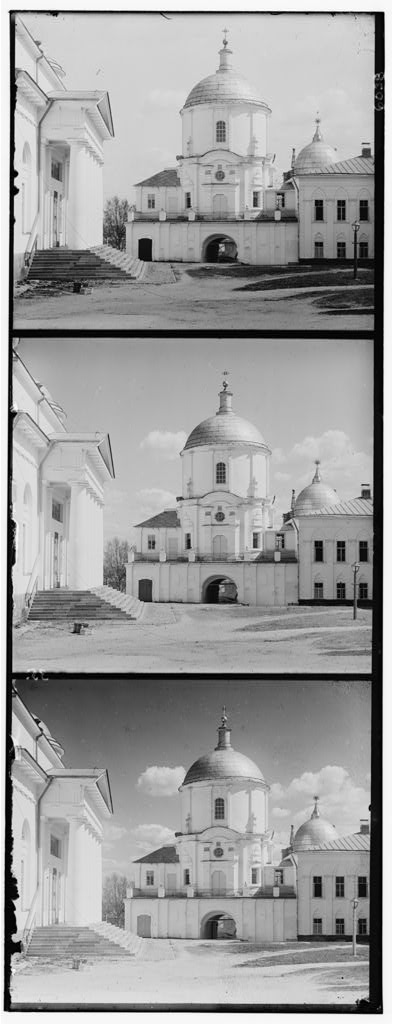
#> input picture 01112v.jpg, 393 x 1024 px
$ python main.py
#> lines starting #> are read from the running program, lines starting #| are printed output that depends on the picture

import os
import cv2
import numpy as np
import matplotlib; matplotlib.use('agg')
import matplotlib.pyplot as plt
# from util import generate_gif, renderCube


def split_triptych(trip):
    """
    Split a triptych into thirds
    Input:  trip: a triptych (H x W matrix)
    Output: R, G, B martices
    """
    # TODO: Split a triptych into thirds and
    # return three channels as numpy arrays

    height, width = trip.shape

    # calculate the height of each image
    third_height = height // 3

    # top third, B
    B = trip[0:third_height, :]
    # middle third, G
    G = trip[third_height:2 * third_height, :]
    # bottom third, R
    R = trip[2 * third_height:3 * third_height, :]

    return R, G, B


def normalized_cross_correlation(ch1, ch2):
    """
    Calculates similarity between 2 color channels
    Input:  ch1: channel 1 matrix
            ch2: channel 2 matrix
    Output: normalized cross correlation (scalar)
    """
    ch1_flattened = ch1.flatten()
    ch2_flattened = ch2.flatten()

    ch1_normalized = ch1_flattened / np.linalg.norm(ch1_flattened)
    ch2_normalized = ch2_flattened / np.linalg.norm(ch2_flattened)

    normalized_cc = np.dot(ch1_normalized, ch2_normalized)
    return normalized_cc


def best_offset(ch1, ch2, metric, Xrange=np.arange(-10, 10),
                Yrange=np.arange(-10, 10)):
    """
    Input:  ch1: channel 1 matrix
            ch2: channel 2 matrix
            metric: similarity measure between two channels
            Xrange: range to search for optimal offset in vertical direction
            Yrange: range to search for optimal offset in horizontal direction
    Output: optimal offset for X axis and optimal offset for Y axis

    Note: Searching in Xrange would mean moving in the vertical
    axis of the image/matrix, Yrange is the horizontal axis
    """
    # TODO: Use metric to align ch2 to ch1 and return optimal offsets

    best_score = float('-inf')
    optimal_x = 0
    optimal_y = 0

    for x in Xrange:
        for y in Yrange:
            ch2_shifted = np.roll(ch2, x, axis=0)
            ch2_shifted = np.roll(ch2_shifted, y, axis=1)

            sim_score = metric(ch1, ch2_shifted)
            if sim_score > best_score:
                best_score = sim_score
                optimal_x = x
                optimal_y = y

    return optimal_x, optimal_y


def align_and_combine(R, G, B, metric):
    """
    Input:  R: red channel
            G: green channel
            B: blue channel
            metric: similarity measure between two channels
    Output: aligned RGB image
    """
    # TODO: Use metric to align the three channels
    # Hint: Use one channel as the anchor to align other two

    # will use R channel as anchor
    # align G to R
    gx, gy = best_offset(R, G, metric)
    G_aligned = np.roll(G, gx, axis=0)
    G_aligned = np.roll(G_aligned, gy, axis=1)

    # align B to R
    bx, by = best_offset(R, B, metric)
    B_aligned = np.roll(B, bx, axis=0)
    B_aligned = np.roll(B_aligned, by, axis=1)

    # combine aligned channels
    aligned_image = np.stack([R, G_aligned, B_aligned], axis=2)

    return aligned_image, (gx, gy), (bx, by)


def pyramid_align():
    # TODO: Reuse the functions from task 2 to perform the
    # image pyramid alignment iteratively or recursively
    trip = plt.imread('01112v.jpg')

    if trip.dtype != np.float32:
        trip = trip.astype(np.float32)
    if trip.max() > 1.0:
        trip = trip / 255.0  # normalization

    # Split full resolution channels
    R_full, G_full, B_full = split_triptych(trip)

    # 3-level pyramid (downsample by 4 each level)
    levels = [trip]
    for _ in range(2):
        levels.append(cv2.resize(levels[-1], (levels[-1].shape[1] // 4, levels[-1].shape[0] // 4)))
    levels = levels[::-1]  # Smallest to largest

    # init offsets
    rx, ry = 0, 0  # R channel offsets
    bx, by = 0, 0  # B channel offsets

    # align through pyramid levels
    for level in levels:
        R, G, B = split_triptych(level)

        # apply current offsets
        R = np.roll(R, rx, axis=0)
        R = np.roll(R, ry, axis=1)
        B = np.roll(B, bx, axis=0)
        B = np.roll(B, by, axis=1)

        drx, dry = best_offset(G, R, normalized_cross_correlation)
        dbx, dby = best_offset(G, B, normalized_cross_correlation)

        # update total offsets
        rx, ry = rx + drx, ry + dry
        bx, by = bx + dbx, by + dby

        if level is not levels[-1]:
            rx, ry = rx * 4, ry * 4
            bx, by = bx * 4, by * 4

    # Apply final offsets to full resolution
    R_aligned = np.roll(R_full, rx, axis=0)
    R_aligned = np.roll(R_aligned, ry, axis=1)
    B_aligned = np.roll(B_full, bx, axis=0)
    B_aligned = np.roll(B_aligned, by, axis=1)

    # Combine and save
    aligned_img = np.stack([R_aligned, G_full, B_aligned], axis=2)
    aligned_img = np.clip(aligned_img, 0, 1)


    return aligned_img, (rx, ry), (bx, by)


def main():
    # TODO: Solution for Q2

    # Task 1: Generate a colour image by splitting
    # the triptych image and save it
    trip = plt.imread('01112v.jpg')
#> trip is the input picture: shape (1024, 393); min 0, max 255, mean 157.6
    R, G, B = split_triptych(trip)
#> in split_triptych, `R = trip[2 * third_height:3 * third_height, :]`:
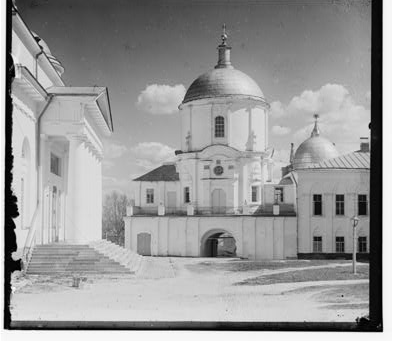
#> R: shape (341, 393); min 0, max 255, mean 153.1
    colored_img = np.stack([R, G, B], axis=2)
    plt.imsave('01112v_COLORIZED.jpg', colored_img)
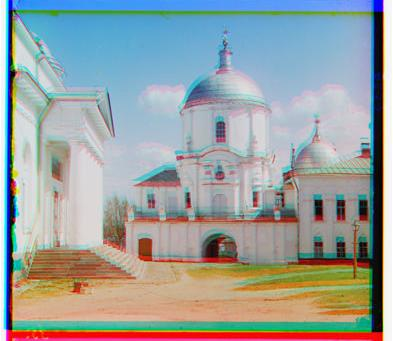
#> saved as 01112v_COLORIZED.jpg: shape (341, 393, 3); mean R, G, B 153.1, 160.2, 159.3

    # Task 2: Remove misalignment in the colour channels
    # by calculating best offset
    aligned_img, g_offset, b_offset = align_and_combine(R, G, B, normalized_cross_correlation)
#> the loop in best_offset, `for x in Xrange:` made 20 passes
#> after the loop in best_offset, `for x in Xrange:`: best_score = 0.957; optimal_x = -8; optimal_y = -1
#> in align_and_combine, `gx, gy = best_offset(R, G, metric)`: gx = -8; gy = -1
#> in align_and_combine, `G_aligned = np.roll(G_aligned, gy, axis=1)`:
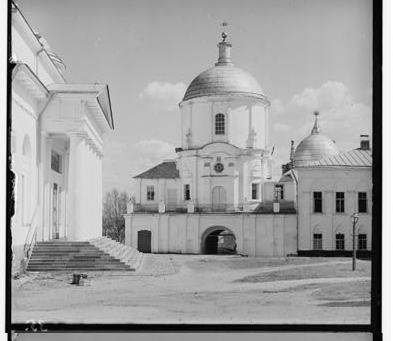
#> G_aligned: shape (341, 393); min 0, max 255, mean 160.1
#> the loop in best_offset (call 2), `for x in Xrange:` made 20 passes
    plt.imsave('01112v_aligned.jpg', aligned_img)
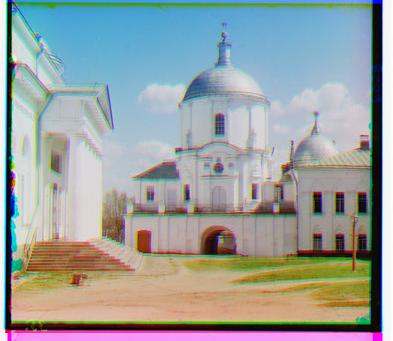
#> saved as 01112v_aligned.jpg: shape (341, 393, 3); mean R, G, B 153.2, 160.2, 159.3

    # Task 3: Pyramid alignment
    aligned_img, rxry, bxby = pyramid_align()
#> the loop in pyramid_align, `for level in levels:` made 3 passes
#> in pyramid_align, `R_aligned = np.roll(R_aligned, ry, axis=1)`:
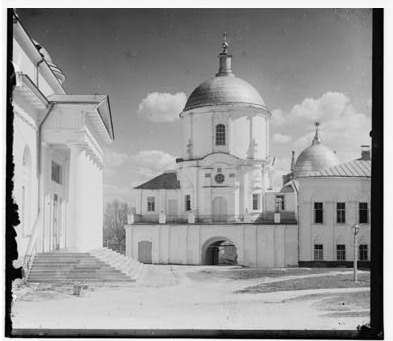
#> R_aligned: shape (341, 393) float32; min 0, max 1, mean 0.6
#> in pyramid_align, `B_aligned = np.roll(B_aligned, by, axis=1)`:
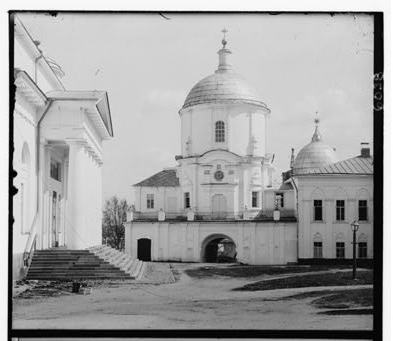
#> B_aligned: shape (341, 393) float32; min 0, max 1, mean 0.625
    plt.imsave('01112v_pyramidalign.jpg', aligned_img)
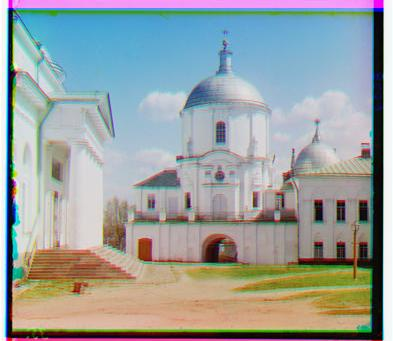
#> saved as 01112v_pyramidalign.jpg: shape (341, 393, 3); mean R, G, B 153.2, 160.2, 159.2


if __name__ == "__main__":
    main()

$ run again, with 00125v.jpg copied over 01112v.jpg
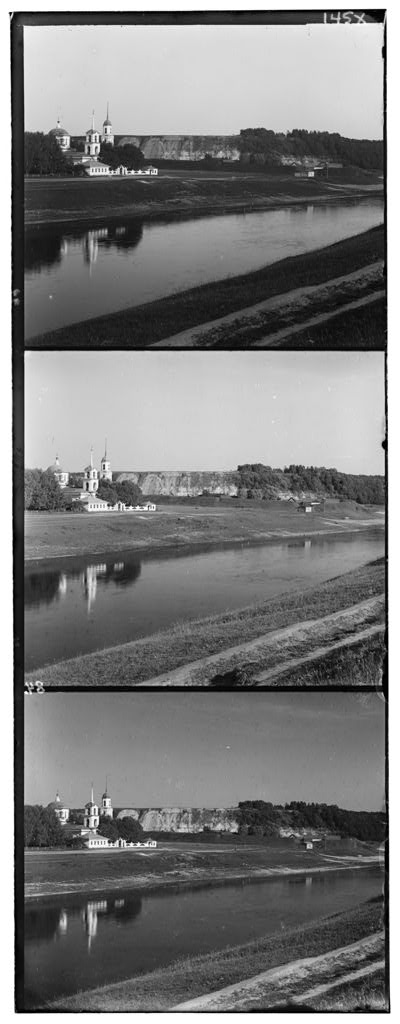
#> input picture 00125v.jpg, 400 x 1024 px
#> in main, trip is the input picture: shape (1024, 400); min 0, max 255, mean 124.2
#> the loop in best_offset, `for x in Xrange:` made 20 passes
#> after the loop in best_offset, `for x in Xrange:`: best_score = 0.92; optimal_x = -4; optimal_y = 1
#> gx = -4; gy = 1
#> in align_and_combine, `G_aligned = np.roll(G_aligned, gy, axis=1)`:
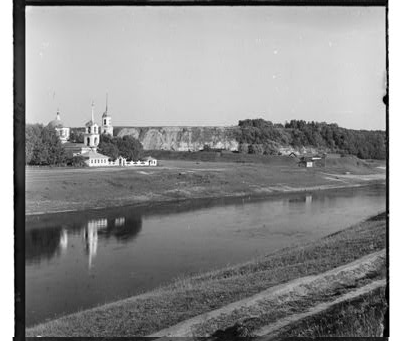
#> G_aligned: shape (341, 400); min 0, max 255, mean 139.3
#> the loop in best_offset (call 2), `for x in Xrange:` made 20 passes
#> the loop in pyramid_align, `for level in levels:` made 3 passes
#> in main, `plt.imsave('01112v_pyramidalign.jpg', aligned_img)`:
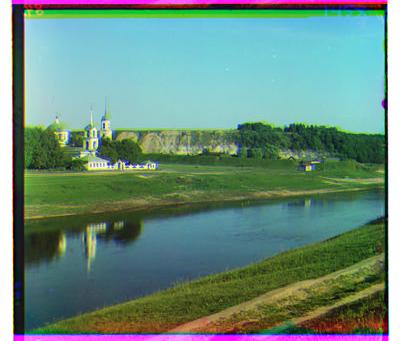
#> saved as 01112v_pyramidalign.jpg: shape (341, 400, 3); mean R, G, B 106.8, 139.2, 125.7

$ run again, with 00153v.jpg copied over 01112v.jpg
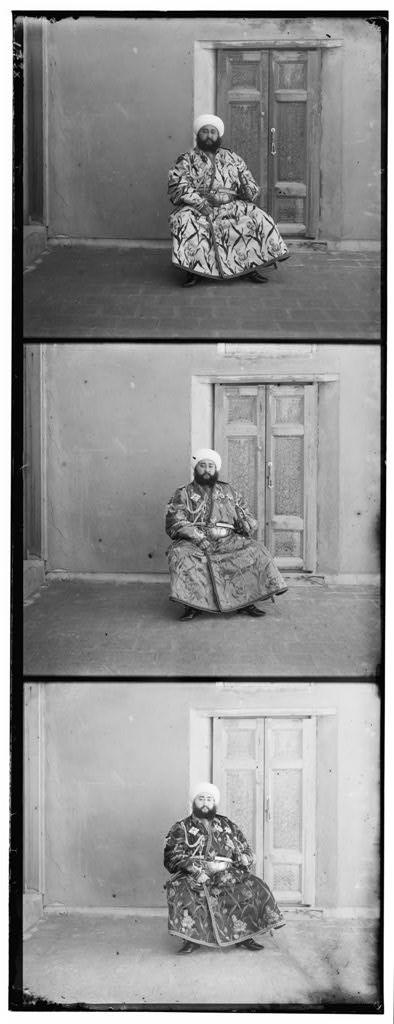
#> input picture 00153v.jpg, 394 x 1024 px
#> in main, trip is the input picture: shape (1024, 394); min 0, max 255, mean 145.2
#> the loop in best_offset, `for x in Xrange:` made 20 passes
#> after the loop in best_offset, `for x in Xrange:`: best_score = 0.97; optimal_x = -10; optimal_y = -2
#> gx = -10; gy = -2
#> the loop in best_offset (call 2), `for x in Xrange:` made 20 passes
#> the loop in pyramid_align, `for level in levels:` made 3 passes
#> in main, `plt.imsave('01112v_pyramidalign.jpg', aligned_img)`:
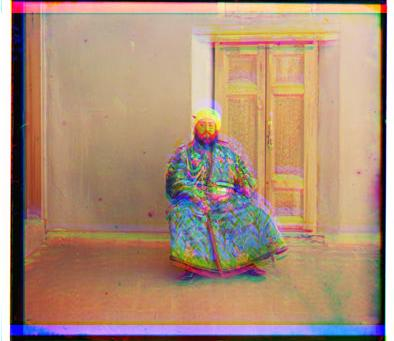
#> saved as 01112v_pyramidalign.jpg: shape (341, 394, 3); mean R, G, B 172.9, 142.4, 119.8
